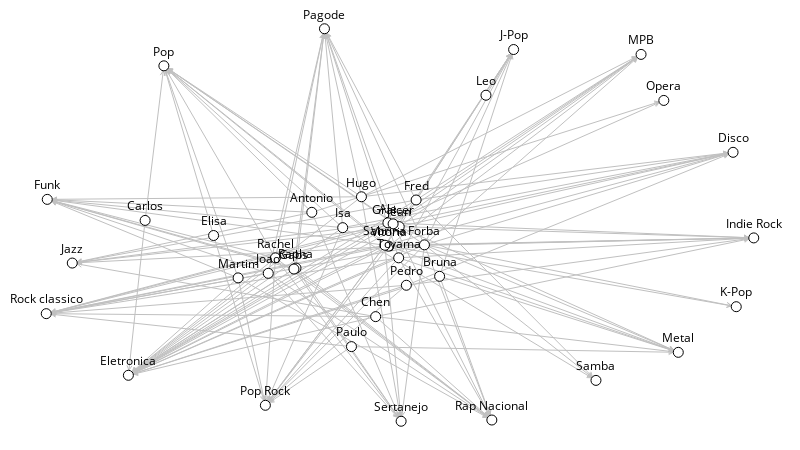

Notebook cell for this chart:
### Code cell
two_m = sn.load_graph('two-mode.gml')

# Mostra o grafo.
sn.show_graph(two_m, nlab=True)

### Figure 1 — Plotly figure (JSON) as saved in the notebook; plotly's stock layout.template omitted (floating-point values rounded to 4 significant figures; data arrays with more than 128 entries replaced by an {"elided": "..."} marker saying what was removed)
{"data": [{"hoverinfo": "none", "line": {"color": "rgb(192, 192, 192)", "width": 1}, "mode": "lines", "type": "scatter", "uid": "2ea3e214-d17b-11e8-9e85-0005165e06fb", "x": {"elided": "1251 float values"}, "y": {"elided": "1251 float values"}}, {"hoverinfo": "none", "marker": {"color": "rgb(255, 255, 255)", "line": {"color": "rgb(0, 0, 0)", "width": 1}, "size": 10}, "mode": "markers+text", "text": ["Samba", "Isa", "Chen", "MPB", "Rap Nacional", "Pop", "Ale", "Rapha", "Paulo", "Elisa", "Pedro", "Antonio", "Forba", "Hugo", "K-Pop", "Metal", "Vitoria", "Indie Rock", "Fred", "Funk", "Rachel", "Toyama", "Sertanejo", "Sabrina", "Eletronica", "Pop Rock", "Disco", "Gabs", "Opera", "Bruna", "Martim", "Pagode", "Rock classico", "Joao", "Jean", "Carlos", "Jazz", "J-Pop", "Leo", "Graicer"], "textfont": {"color": "rgb(0, 0, 0)"}, "textposition": "top center", "type": "scatter", "uid": "2ea3e215-d17b-11e8-9e85-0005165e06fb", "x": [0.777, 0.419, 0.4656, 0.8407, 0.6298, 0.1663, 0.4829, 0.353, 0.4314, 0.2365, 0.509, 0.3754, 0.5345, 0.4455, 0.9753, 0.8933, 0.4839, 1, 0.5228, 0.001425, 0.3239, 0.4981, 0.5016, 0.4787, 0.1161, 0.3097, 0.9707, 0.3501, 0.8729, 0.556, 0.2712, 0.3932, 0, 0.3138, 0.4989, 0.1397, 0.0368, 0.6606, 0.6215, 0.4903], "y": [0.1041, 0.4932, 0.2665, 0.9346, 0.003137, 0.9055, 0.5056, 0.3903, 0.1901, 0.4732, 0.3465, 0.5323, 0.4494, 0.5719, 0.2918, 0.1756, 0.4461, 0.4671, 0.5637, 0.5653, 0.4162, 0.4163, 0, 0.4484, 0.1171, 0.04067, 0.6852, 0.3878, 0.8174, 0.3693, 0.3653, 1, 0.2741, 0.3769, 0.4959, 0.5117, 0.403, 0.9471, 0.8306, 0.5029]}], "layout": {"height": 450, "margin": {"b": 0, "l": 0, "r": 0, "t": 0}, "showlegend": false, "width": 800, "xaxis": {"showgrid": false, "showticklabels": false, "zeroline": false}, "yaxis": {"showgrid": false, "showticklabels": false, "zeroline": false}}}
